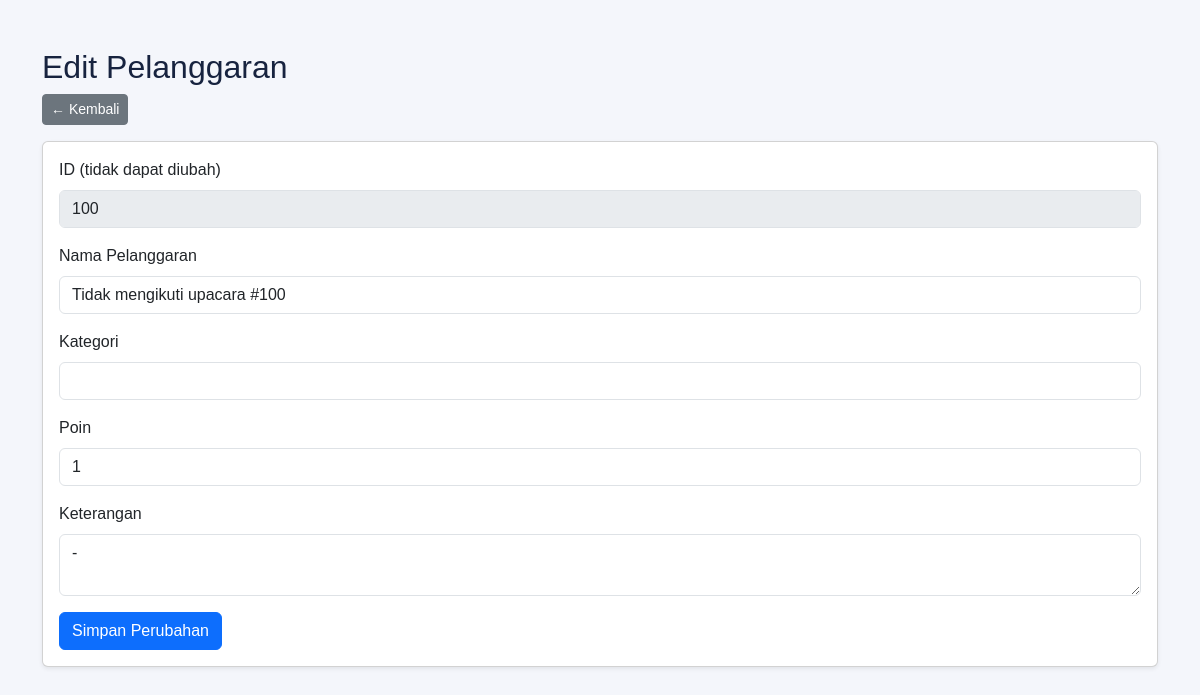
Page /edit_jenis_pelanggaran.php?id=100 (signed in) on the committed database.
### tables this page shows
CREATE TABLE `t_pelanggaran` (
  `id` int(11) NOT NULL,
  `pelanggaran_kategori_id` int(11) DEFAULT NULL,
  `kode` varchar(30) DEFAULT NULL,
  `nama` varchar(150) DEFAULT NULL,
  `poin` int(11) NOT NULL,
  `deskripsi` text NOT NULL,
  `status_aktif` tinyint(1) NOT NULL,
  `created_at` timestamp NOT NULL DEFAULT current_timestamp(),
  `updated_at` timestamp NOT NULL DEFAULT current_timestamp(),
  `kategori` varchar(100) NOT NULL
);

### edit_jenis_pelanggaran.php (the view, shortened to what this page needs)
<?php
include 'config/koneksi.php';
$id = $_GET['id'] ?? 0;
$stmt = mysqli_prepare($koneksi, "SELECT * FROM t_pelanggaran WHERE id = ?");
mysqli_stmt_bind_param($stmt, 'i', $id);
mysqli_stmt_execute($stmt);
$data = mysqli_fetch_assoc(mysqli_stmt_get_result($stmt));
?>
<!DOCTYPE html>
<html lang="id">
<head>
    <link href="https://cdn.jsdelivr.net/npm/bootstrap@5.3.8/dist/css/bootstrap.min.css" rel="stylesheet">
    <link rel="stylesheet" href="layout/style.css">
</head>
<body>
<div class="container mt-5">
    <h2>Edit Pelanggaran</h2>
    <a href="kelola_jenis_pelanggaran.php" class="btn btn-secondary btn-sm mb-3">&larr; Kembali</a>
    <div class="card shadow-sm">
        <div class="card-body">
            <form method="POST">
                <div class="mb-3">
                    <label class="form-label">ID (tidak dapat diubah)</label>
                    <input type="number" class="form-control" value="<?= $data['id'] ?>" disabled>
                </div>
                <div class="mb-3">
                    <label class="form-label">Nama Pelanggaran</label>
                    <input type="text" name="nama_pelanggaran" class="form-control" value="<?= htmlspecialchars($data['nama']) ?>" required>
                </div>
                <div class="mb-3">
                    <label class="form-label">Kategori</label>
                    <input type="text" name="kategori" class="form-control" value="<?= htmlspecialchars($data['kategori'] ?? '-') ?>">
                </div>
                <div class="mb-3">
                    <label class="form-label">Poin</label>
                    <input type="number" name="poin" class="form-control" value="<?= $data['poin'] ?>" required>
                </div>
                <div class="mb-3">
                    <label class="form-label">Keterangan</label>
                    <textarea name="keterangan" class="form-control"><?= htmlspecialchars($data['keterangan'] ?? '-') ?></textarea>
                </div>
                <button type="submit" class="btn btn-primary">Simpan Perubahan</button>
            </form>
        </div>
    </div>
</div>
</body>
</html>

### layout/style.css (style rules this page uses)
:root { --primary: #3659d9; --navy: #17233f; --background: #f4f6fb; --text-muted: #778198; --border: #e8ecf4; }
* { box-sizing: border-box; }
body { margin: 0; font-family: 'Poppins', sans-serif; background: var(--background); color: var(--navy); }

### rows in the picture
t_pelanggaran: id "100", nama_pelanggaran "Tidak mengikuti upacara #100", poin "1"
